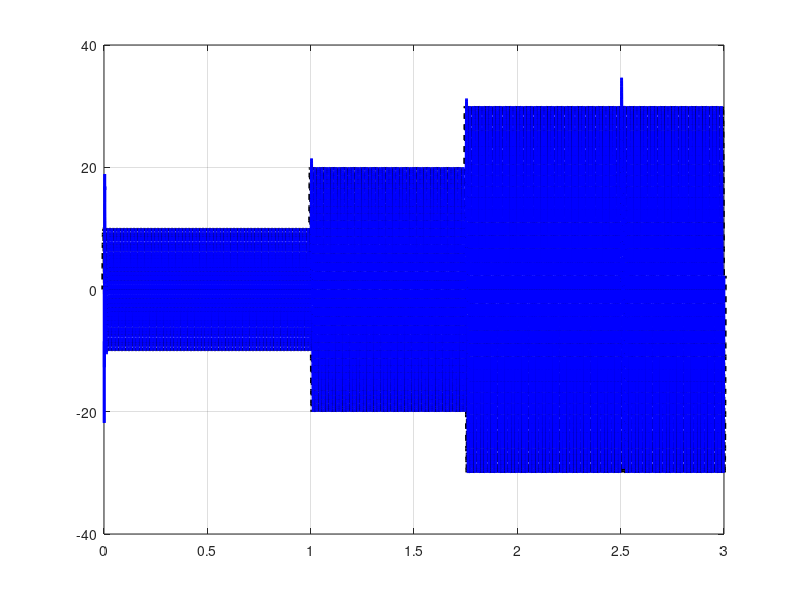

Write the MATLAB code that produced this figure. (Note: this script raises an error after producing the figure.)
close all
clear all
clc

format long g

%% Parte 1 - Parametros de Simulacao e Definicao Plantas
fs=5.04e3;       % Frequencia de discretizacao ( = Passo da simulacao)
Ts=1/fs;         % Periodo de Amostragem (s)
Ttotal=3;        % Tempo total de simulacao (s)
tempo=0:Ts:Ttotal;

Vlink = 500;   % tensao de barramento (monofasico 127V rede)
Cf = 62e-6;    % capacitor filtro LCL

rc = 50e-3;    % resistencia referente ao primeiro braco do LCL
rg = 50e-3;    % resistencia referente segundo braco do LCL

%Rd = 1;        % resistencia de amortecimento passivo (serie capacitor LCL)
Rd = 0;
Ro = 0;        % curto-circuito terminais fonte (sem considerar fonte Vg)

Lc = 1e-3;     % Indutancia referente ao primeiro braco do LCL
Lg = 0.3e-3;   % Indutancia referente ao segundo braco do LCL

% Modelo de terceira ordem - para controle da corrente do lado da rede (ig)
% - conforme a Tese - Anexo C - Modelagem da planta
s = tf('s');
sysC3 = 1/(rc + rg + Lc*s + Lg*s + Cf*Lc*Lg*s^3 + Cf*Lc*rg*s^2 + ...
        Cf*Lg*rc*s^2 + Cf*rc*rg*s);
[numC3,denC3] = tfdata(sysC3,'v');

Lg_grid = 1e-3 ; %10e-3;       % indutancia da rede
% Modelo da planta completa considerando a variacao parametrica
sysC3_VP = 1/(rc + rg + Lc*s + (Lg+Lg_grid)*s + Cf*Lc*(Lg+Lg_grid)*s^3 + Cf*Lc*rg*s^2 + ...
        Cf*(Lg+Lg_grid)*rc*s^2 + Cf*rc*rg*s);
[numC3_VP,denC3_VP] = tfdata(sysC3_VP,'v');    

% Modelo considerando Rd
sysC3_Rd = ((Cf * Rd * s + 1) ) / (rc + rg + Ro + Lc * s ...
        + Lg * s + Cf * Lc * Lg * s^3 + Cf * Lc * rg * s^2 + Cf * Lg ...
         * rc * s^2 + Cf * Lc * Rd * s^2 + Cf * Lg * Rd * s^2 + ...
         Cf * Lc * Ro * s^2 + Cf * rc * rg * s + Cf * rc * rg * s ...
         + Cf * rg * Rd * s + Cf * rc * Ro * s + Cf * Rd * Ro * s);

% Gp(s) - Parte Modelada da Planta - 1 ordem
% negligenciando os polos complexos conjugados
kpc = 1 / (Lc + Lg);
numC = kpc;
denC = [1 (rg + rc) / (Lc + Lg) ];
sysC = tf( numC , denC);

% Polo real do modelo de primeira ordem
p4 = abs( roots (denC) );

% Transformada Z, com ZOH, aplicada a planta Gp(s) (reduzido) 1 ordem
Gs1 = tf (numC , denC);
Gz1 = c2d (Gs1 , Ts);
[numZ , denZ] = tfdata( Gz1 , 'v');
b0 = numZ(1);
b1 = numZ(2);
a0 = denZ(1);
a1 = denZ(2);

% Transformada Z, com ZOH, aplicada a planta Gp(s) (completo) 3.a ordem
Gs2=tf(numC3,denC3);
Gz2=c2d(Gs2,Ts);
[numZ3,denZ3]=tfdata(Gz2,'v');
d0=numZ3(1);
d1=numZ3(2);
d2=numZ3(3);
d3=numZ3(4);
c0=denZ3(1);
c1=denZ3(2);
c2=denZ3(3);
c3=denZ3(4);

% Transformada Z, com ZOH, aplicada a planta Gp(s) (completo) 3.a ordem
% com variacao parametrica
Gs3=tf(numC3_VP,denC3_VP);
Gz3=c2d(Gs3,Ts);
[numZ3,denZ3]=tfdata(Gz3,'v');
d0_VP=numZ3(1);
d1_VP=numZ3(2);
d2_VP=numZ3(3);
d3_VP=numZ3(4);
c0_VP=denZ3(1);
c1_VP=denZ3(2);
c2_VP=denZ3(3);
c3_VP=denZ3(4);

delta0=0.7;
delta1=1;


%% Parte 2 - Parametros PI-RMRAC (sem Wm)

% Parametros da lei de adaptacao parametrica
% Inicializacao dos vetores de entrada, saida e sinais internos (memoria)
y=zeros(1,length(tempo));           % Saida desejada
y1=zeros(1,length(tempo));          % Saida do modelo da planta - 1 ordem
y3=zeros(1,length(tempo));          % Saida do modelo da planta - 3 ordem
u=zeros(1,length(tempo));           % Lei de controle
r=zeros(1,length(tempo));           % Sinal de referencia
e0=zeros(1,length(tempo));          % Erro de regulação
m=zeros(1,length(tempo));           % Normalizador m
m2=4*ones(1,length(tempo));         % Normalizador m
mod_y=ones(1,length(tempo));        % Normalizador m
mod_u=ones(1,length(tempo));        % Normalizador m
vg=zeros(1,length(tempo));          % Tensao da rede (disturbio periodico)
d_cos=zeros(1,length(tempo));       % Decomposicao em fase e quadradatura
d_sin=zeros(1,length(tempo));       % do disturbio periodico (sin e cos)
norm_Theta=zeros(1,length(tempo));
sigma=zeros(1,length(tempo));
sigma_zero=0.1;
Mo=5;

% Valor Inicial dos Ganhos de adaptacao
MAO = [ 250.5551      833.5247      17.16772     -8.244002     0.8741073     -10.09149     -1.854357     -8.684884 ];
JSOA = [ 1.47361      500.8178     0.9126044    -0.3160528    -0.6875876      -1.23594      -0.05313    -0.5745087 ];

x = MAO;
x = JSOA;

Gamma = x(1);
kappa = x(2);
Theta1 = x(3)*ones(1,length(tempo));
Theta2 = x(4)*ones(1,length(tempo));
Theta3 = x(5)*ones(1,length(tempo));
Theta4 = x(6)*ones(1,length(tempo));
Thetac = x(7)*ones(1,length(tempo));
Thetas = x(8)*ones(1,length(tempo));


Theta=[Theta1; Theta2; Theta3; Theta4; Thetac; Thetas];


%% Parte 3 - Simulacao do Sistema em Malha Fechada (PI-RMRAC)

for k=4:length(tempo)
        
    % Sinal de Referencia 
    if tempo(k) < 1
        r(k)=10*sin(2*pi*60*Ts*k);
    elseif tempo(k) < 1.75
        r(k)=20*sin(2*pi*60*Ts*k);
    else
        r(k)=30*sin(2*pi*60*Ts*k);
    end
    
    % Definicao do sinal de Tensao da Rede e sinais de decomposicao em fase
    % e quadratura -> d_sin(k) e d_cos(k)
    % phi=pi/4;
    phi = 0;
    vg(k)=179.6*sin(2*pi*60*k*Ts+phi);
    d_cos(k)=179.6*cos(2*pi*60*k*Ts);
    d_sin(k)=179.6*sin(2*pi*60*k*Ts);
    
    % Saida da planta do modelo completo de 1.a ordem - Somente Teste
    y1(k)=-y1(k-1)*(a1)+u(k-1)*(b1)-b1*vg(k-1);
    
    % Saida da planta do modelo completo de 3.a ordem - Planta Real
    if tempo(k) < 2.5
        y3(k)=(1/c0)*(-c3*y3(k-3)-c2*y3(k-2)-c1*y3(k-1)+ ...
            d3*u(k-3)+d2*u(k-2)+d1*u(k-1)+d0*u(k))-(d3*vg(k-1)+d2*vg(k-1)+ ...
            d1*vg(k-1)+d0*vg(k-1));        
    else
        y3(k)=(1/c0_VP)*(-c3_VP*y3(k-3)-c2_VP*y3(k-2)-c1_VP*y3(k-1)+ ...
            d3_VP*u(k-3)+d2_VP*u(k-2)+d1_VP*u(k-1)+d0_VP*u(k))-(d3_VP*vg(k-1)+d2_VP*vg(k-1)+ ...
            d1_VP*vg(k-1)+d0_VP*vg(k-1));        
    end
    
    % Escolha do modelo da planta (descomentar o utilizado)
%   y(k)=y1(k);
    y(k)=y3(k);
     
    % Erro de regulação (e0)
    e0(k)=r(k)-y(k);
    
    % Sigma modification
    norm_Theta(k)=norm(Theta(:,k));

    if (norm_Theta(k) < Mo)
        sigma(k)=0;
    elseif (norm_Theta(k) >=Mo && norm_Theta(k)<= 2*Mo)
        sigma(k)=sigma_zero*((norm_Theta(k)/Mo)-1);
    elseif (norm_Theta > 2*Mo)
        sigma(k)=sigma_zero;
    end
       

    % Lei de controle utilizada (descomentar a que for de interesse)
    u(k)=-(Theta2(k)*u(k-1)+Theta3(k)*y(k)+Theta4(k)*e0(k-1)+r(k))/Theta1(k)-(Thetac(k)*d_cos(k)+Thetas(k)*d_sin(k))/Theta1(k);

    % Modulos e funcao normalizacao
    if u(k) < 0
        mod_u(k) = -u(k);
    else
        mod_u(k) = u(k);        
    end

    if y(k) < 0
        mod_y(k) = -y(k);
    else
        mod_y(k) = y(k);    
    end

    Omega(:,k) = [  u(k) u(k-1) y(k) e0(k-1) d_cos(k) d_sin(k) ];
    
    m2(k) = (1-delta0*Ts)*m2(k-1) + delta1*Ts*( 1 + mod_y(k) + mod_u(k) );
    m(k)  = m2(k)*m2(k) + (Omega(:,k)'*Gamma*Omega(:,k));
    
    % Ganhos adaptativos
    Theta1(k+1)=Theta1(k)*(1-Ts*sigma(k)*Gamma)-(Ts*Gamma*kappa*u(k)*e0(k))/([m(k)]);
    Theta2(k+1)=Theta2(k)*(1-Ts*sigma(k)*Gamma)-(Ts*Gamma*kappa*u(k-1)*e0(k))/([m(k)]);
    Theta3(k+1)=Theta3(k)*(1-Ts*sigma(k)*Gamma)-(Ts*Gamma*kappa*y(k)*e0(k))/([m(k)]);
    Theta4(k+1)=Theta4(k)*(1-Ts*sigma(k)*Gamma)-(Ts*Gamma*kappa*e0(k-1)*e0(k))/([m(k)]);
    Thetac(k+1)=Thetac(k)*(1-Ts*sigma(k)*Gamma)-(Ts*Gamma*kappa*d_cos(k)*e0(k))/([m(k)]);
    Thetas(k+1)=Thetas(k)*(1-Ts*sigma(k)*Gamma)-(Ts*Gamma*kappa*d_sin(k)*e0(k))/([m(k)]);
    Theta(:,k+1)=[Theta1(k+1);Theta2(k+1);Theta3(k+1);Theta4(k+1);Thetac(k+1);Thetas(k+1)]; 
    
end
 
%% Parte 4 - Graficos 

fonte = 21;

a=figure;
% plot(tempo,r,'k','LineWidth',2);
plot(tempo,r,':k','LineWidth',4);
hold on
% plot(t,y,'color',[0,0,0]+0.7,'LineWidth',2);
plot(tempo,y,'b','LineWidth',2); %4
grid on;
h2 = legend('$r$','$y$',([345, 100, 0, 0]));
% h2 = legend('$y_{m}$','$y$',([345, 100, 0, 0]));
set(h2, 'interpreter','latex','fontsize',fonte,'units','norm','Location','NorthEast'); % Legenda
set(gcf,'Units','centimeters','Position',[10,7,8.8,5.3],'color','white');              % Background
set(gcf,'Units','centimeters','PaperSize',[13 7]);   
% Recortar a figura da página
set(gca,'fontsize',fonte,'units','norm');
ylabel('Current (A)','fontsize',fonte);
xlabel('Time (s)','fontsize',fonte);
% xlim([0 0.030])
% ylim([-25 25])
% xlim([0.99 1.03])
% ylim([-25 25])
% xlim([1.74 1.78])
% ylim([-30 30])
% xlim([2.49 2.52])
% ylim([-35 35])


figure
plot(tempo,e0,'b','LineWidth',3);
hold
% plot(tempo,E1,'color',[0,0,0]+0.7,'LineWidth',2);
% plot(tempo,E1,':k','LineWidth',4);
grid on;
% h2 = legend('$e_{1}$','$\epsilon$',([345, 100, 0, 0]));
h2 = legend('$e_{0}$',([345, 100, 0, 0]));
set(h2, 'interpreter','latex','fontsize',fonte,'units','norm','Location','NorthEast'); % Legenda
set(gcf,'Units','centimeters','Position',[10,7,8.8,5.3],'color','white');              % Background
set(gcf,'Units','centimeters','PaperSize',[13 7]);                                     % Recortar a figura da página
set(gca,'fontsize',fonte,'units','norm');
ylabel('Errors (A)','fontsize',fonte);
xlabel('Time (s)','fontsize',fonte);
% xlim([0 0.03])
% ylim([-35 35])
% xlim([0.99 1.05])
% ylim([-2 2])
% xlim([1.74 1.82])
% ylim([-2 2])
% xlim([2.48 2.6])
% ylim([-6 6])

figure
plot(tempo,u,'b','LineWidth',2);
grid on;
h2 = legend('$u$',([345, 100, 0, 0]));
set(h2, 'interpreter','latex','fontsize',fonte,'units','norm','Location','NorthEast'); % Legenda
set(gcf,'Units','centimeters','Position',[10,7,8.8,5.3],'color','white');              % Background
set(gcf,'Units','centimeters','PaperSize',[13 7]);                                     % Recortar a figura da página
set(gca,'fontsize',fonte,'units','norm');
ylabel('Control action (V)','fontsize',fonte);
xlabel('Time (s)','fontsize',fonte);
% ylim([-0.08 0.08])
% xlim([95 130])
% ylim([-0.08 0.08])
% xlim([145 170])

tempo(k+1) = tempo(k);

figure
set(gcf,'renderer','painters')
plot(tempo,Theta(1,:),'k','LineWidth',4);
hold on
plot(tempo,Theta(2,:),':b','LineWidth',3);
plot(tempo,Theta(3,:),'--r','LineWidth',2);
plot(tempo,Theta(4,:),'-.c','LineWidth',2);
plot(tempo,Theta(5,:),'dg','LineWidth',1);
plot(tempo,Theta(6,:),'color',[0,0,0]+0.6,'LineWidth',3);
grid on;
h2 = legend('$\theta_{1}$','$\theta_{2}$','$\theta_{3}$','$\theta_{4}$','$\theta_{c}$','$\theta_{s}$',([345, 100, 0, 0]));
set(h2, 'interpreter','latex','fontsize',fonte,'units','norm','Location','NorthEast'); % Legenda
set(gcf,'Units','centimeters','Position',[10,7,8.8,5.3],'color','white');              % Background
set(gcf,'Units','centimeters','PaperSize',[14 7]);                                     % Recortar a figura da página
set(gca,'fontsize',fonte,'units','norm');
ylabel('Gains','fontsize',fonte);
xlabel('Time (s)','fontsize',fonte);
% ylim([-4 8])